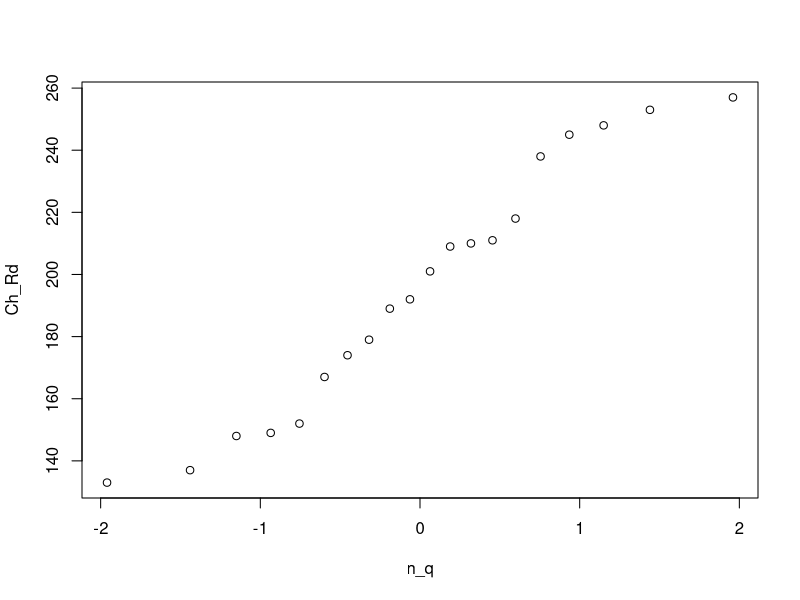

Write R code to recreate this figure.
# Page No. 195

Ch_Rd=c(133,137,148,149,152,167,174,179,189,192,201,209,210,211,218,238,245,248,253,257)
n_q=c(-1.96,-1.44,-1.15,-.935,-.755,-.598,-.454,-.319,-.189,-.063,.063,.189,.319,.454,.598,.755,.935,1.15,1.44,1.96)

plot(n_q,Ch_Rd)
md=lm(Ch_Rd~n_q)
summary(md)
